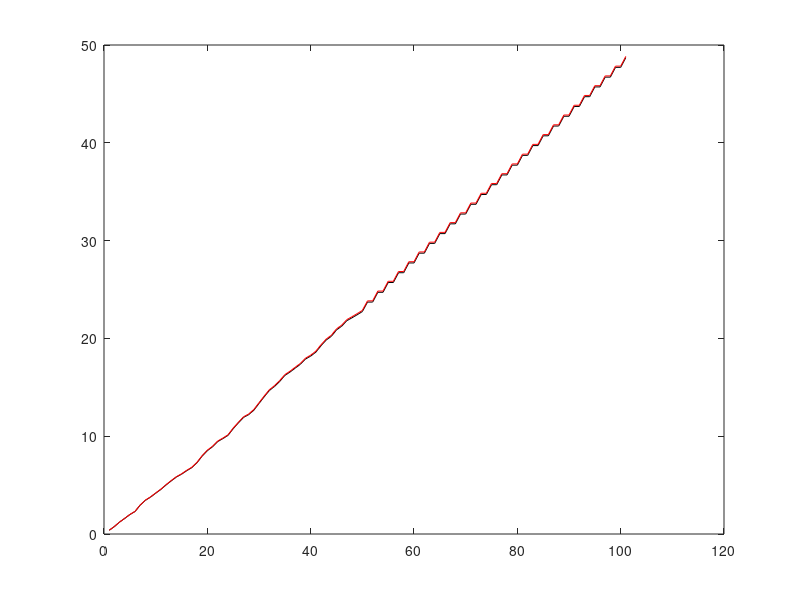

MATLAB code for this plot:
%% Homework3.m 
close all 
clear all


time = [1:101]; 
c=-1;
b=1; 
rnd = c + (b-c).*rand( length(time) ,1); 
gain = 1; % TUNE THIS parameter in the next step  
sig = @(input) 1/( 1 + exp(-1 * gain * input));  

E1 = zeros(length(time) ,1);
E2 = zeros(length(time) ,1);
rate1 = zeros(length(time),1);
rate2 = zeros(length(time),1);

W_extrinsic = 0.1; 
W_intrinsic = 0.1; 
W_inhibitory = 0.1; 
% first iteration, when 
N_extrinsic1 = 0.5;
N_extrinsic2 = 0.6;
% initial condition
E1(1)=0;
E2(1)=0;
t=1;
E1(t+1) = N_extrinsic1 * W_extrinsic + E2(t) * W_intrinsic - E2(t) * W_inhibitory + rnd(t) ; 
rate1(t+1) =  sig(E1(t+1));

E2(t+1) = N_extrinsic2 * W_extrinsic + E1(t) * W_intrinsic - E1(t) * W_inhibitory + rnd(t) ; 
rate2(t+1) = sig(E2(t+1));

for t=2:floor(length(time)/2) % FIRST 50 simulation cycles: 
E1(t+1) = N_extrinsic1 * W_extrinsic + E2(t) * W_intrinsic - E2(t) * W_inhibitory + rnd(t) ; 
rate1(t+1) = rate1(t) + sig(E1(t+1));

E2(t+1) = N_extrinsic2 * W_extrinsic + E1(t) * W_intrinsic - E1(t) * W_inhibitory + rnd(t) ; 
rate2(t+1) = rate2(t) + sig(E2(t+1));

end

% LAST 50 simulation cycles:
W_extrinsic = 2.5;
W_inhibitory = 2.5; 

for t=ceil(length(time)/2):length(time)   
E1(t+1) = N_extrinsic1 * W_extrinsic + E2(t) * W_intrinsic - E2(t) * W_inhibitory + rnd(t) ; 
rate1(t+1) = rate1(t) + sig(E1(t+1));

E2(t+1) = N_extrinsic2 * W_extrinsic + E1(t) * W_intrinsic - E1(t) * W_inhibitory + rnd(t) ;
rate2(t+1) = rate2(t) + sig(E2(t+1));

end

figure
plot(time,rate1(2:102),'k')
hold on 
plot(time,rate2(2:102),'r')
hold off


%% 


% keep track of E2 > E1 at 51st 
% and 100th time step 
% proportion of E2>E1 from the 100 runs 
% "activity difference" refers to: EXT2 - EXT1 


% E1 = zeros(length(time) ,1);
% E2 = zeros(length(time) ,1);
% rate1 = zeros(length(time),1);
% rate2 = zeros(length(time),1);


a = [0.05:0.05:0.25]; % activity difference, calculated from EXT2-EXT1 
W = [0.4,1.6,3.6,6.4,10];
W_fixed = 0.1;
M50 = zeros(length(a),length(W));
M100 = zeros(length(a),length(W));
tmp1= zeros(1,100);
tmp2= zeros(1,100);

t=1; % reset t

for i = 1:size(a)
    
    for j = 1:size(W)
        
        for trial = 1:100
            
            for t = 2:length(time)
                % the firing rates at each time step
                rnd = c + (b-c).*rand(1); 
                N_extrinsic1=0.5; 
                N_extrinsic2 = a(i) + N_extrinsic1; 
                
                E1(t+1) = N_extrinsic1 * W_fixed + E2(t) * W_fixed - E2(t) * W_fixed + rnd  ; % E1
                rate1(t+1) = rate1(t) + sig(E1(t+1));

                E2(t+1) = N_extrinsic2 * W_fixed + E1(t) * W_fixed - E1(t) * W_fixed + rnd ; % E2
                rate2(t+1) = rate2(t) + sig(E2(t+1));
                             
                if t > 52  % midtrial, 50th time step     
                E1(t+1) = N_extrinsic1 * W(j) + E2(t) * W_intrinsic - E2(t) * W(j) + rnd  ; % E1
                rate1(t+1) = rate1(t) + sig(E1(t+1));

                E2(t+1) = N_extrinsic2 * W(j) + E1(t) * W_intrinsic - E1(t) * W(j) + rnd ; % E2
                rate2(t+1) = rate2(t) + sig(E2(t+1));       
                end       
            end % end of time
            if rate2(51) > rate1(51)
                tmp1(trial)= 1;
            end
            if rate2(102) > rate1(102)
                tmp2(trial)=1;
            end                             
                  
        end % end of trials 
        M50(i,j) = sum(tmp1); 
        M100(i,j) = sum(tmp2);
        
    end
end


%

%diff = firing2(t+1) - firing1(t+1);


% 
% T50 = rate2 > rate1  
% T100 = rate2 > rate1
% 
% 












